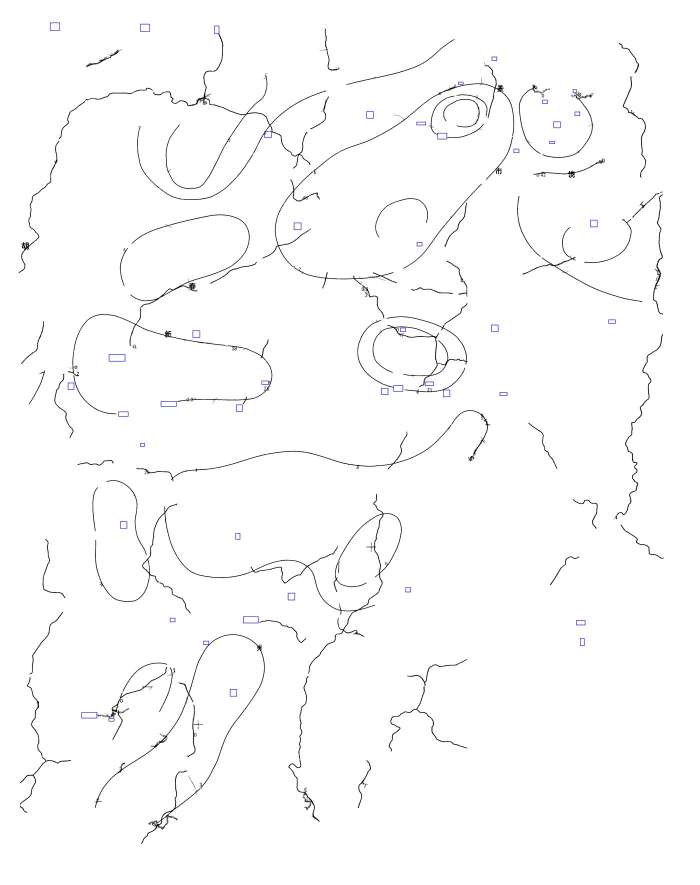
#> input picture cache/1h-Cv_overlay.jpg, 1400 x 1769 px (shown at 1/2 size)
$ python read_marks.py --image ../cache/1h-Cv_overlay.jpg --out-dir out
#> lines starting #> are read from the running program, lines starting #| are printed output that depends on the picture; after the words box and inside, x2 and y2 are one past the last pixel; in counts of white or black regions, pixels touching at a corner belong together
#> in main, im is the input picture: PIL image 1400x1769 RGB; mean R, G, B 251.5, 251.5, 251.6
# -*- coding: utf-8 -*-
"""
从人工标注图（用户用黑色椭圆圈出每根等值线的值）中提取所有椭圆圈，逐个裁图放大，
拼成一页供读值，并输出每个圈的中心坐标（供与线位编号对照）。
用法: python read_marks.py --image <标注图> --out-dir DIR [--min 40 --max 170]
"""
import argparse, json, os, sys
import numpy as np
from PIL import Image, ImageDraw

sys.path.insert(0, os.path.dirname(os.path.abspath(__file__)))


def dark_mask(path, thr=80):
#> called with path = '../cache/1h-Cv_overlay.jpg', thr = 80
    a = np.asarray(Image.open(path).convert('RGB')).astype(np.int16)
    return (a.max(axis=2) < thr)
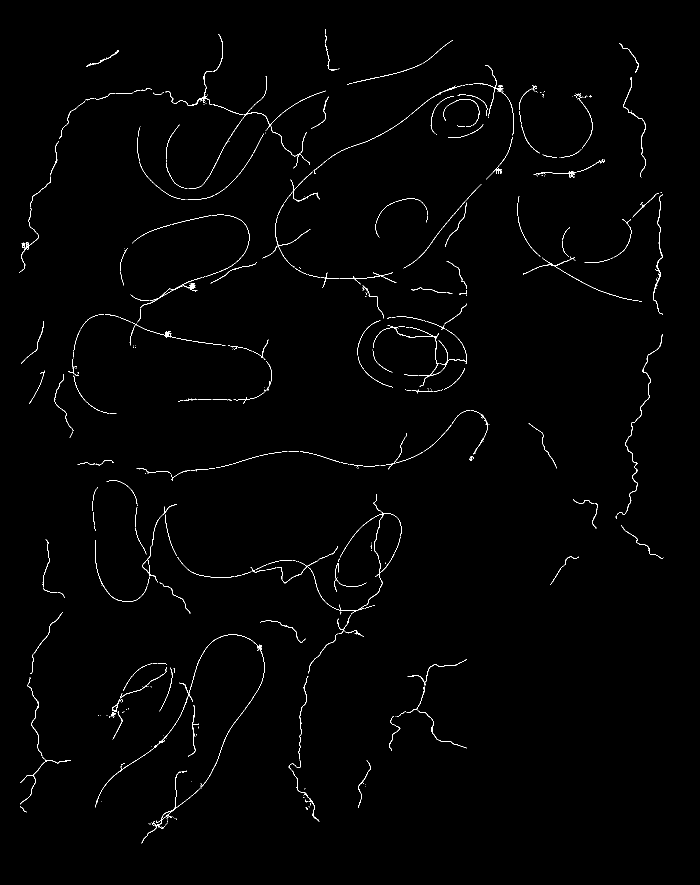
#> returned value: shape (1769, 1400) bool (shown at 1/2 size); 0.9% white in thin lines or dots, all inside (x1, y1, x2, y2) = (38, 58, 1327, 1687)


def runs_per_row(mask):
    runs = []
    mv = mask.view(np.int8)
    for y in range(mask.shape[0]):
        row = mv[y]
        if not row.any():
            continue
        d = np.diff(np.concatenate(([0], row, [0])))
        for s, e in zip(np.flatnonzero(d == 1), np.flatnonzero(d == -1)):
            runs.append((y, int(s), int(e)))
#> after the loop, runs = 12657 items, first 6: (58, 651, 652), (59, 651, 652), (60, 650, 652), (61, 650, 651), (62, 650, 651), (63, 650, 651)
    return runs


def group_runs(runs):
    n = len(runs)
#> n = 12657
    parent = list(range(n))
    def find(x):
        r = x
        while parent[r] != r:
            r = parent[r]
        while parent[x] != r:
            parent[x], x = r, parent[x]
        return r
    by_row = {}
    for i, (y, s, e) in enumerate(runs):
        by_row.setdefault(y, []).append(i)
#> this loop made 12657 passes
#> after the loop, by_row = 1629 items
    for y, idxs in by_row.items():
        nxt = by_row.get(y + 1)
        if not nxt:
            continue
        for i in idxs:
            _, s1, e1 = runs[i]
            for j in nxt:
                _, s2, e2 = runs[j]
                if s2 <= e1 + 1 and s1 <= e2 + 1:
                    ra, rb = find(i), find(j)
                    if ra != rb:
                        parent[rb] = ra
#> this loop made 1629 passes
#> (idxs, nxt) on passes 1 to 3: ([0], [1]), ([1], [2]), ([2], [3])
#> after the loop, parent = 12657 values, max 12614 at index 12520, min 0 at index 0, mean 5928.8
    groups = {}
    for i in range(n):
        groups.setdefault(find(i), []).append(runs[i])
#> after the loop, groups = 298 items
    return list(groups.values())


def main():
    ap = argparse.ArgumentParser()
    ap.add_argument('--image', required=True)
    ap.add_argument('--out-dir', required=True)
    ap.add_argument('--min', type=int, default=38)
    ap.add_argument('--max', type=int, default=190)
    ap.add_argument('--thr', type=int, default=80)
    a = ap.parse_args()
    os.makedirs(a.out_dir, exist_ok=True)
    im = Image.open(a.image).convert('RGB')
    mask = dark_mask(a.image, a.thr)
    groups = group_runs(runs_per_row(mask))
#> groups = 298 items
    cands = []
    for g in groups:
        x0 = min(r[1] for r in g); x1 = max(r[2] for r in g)
        y0 = min(r[0] for r in g); y1 = max(r[0] for r in g)
        w, h = x1 - x0, y1 - y0
        npix = sum(r[2] - r[1] for r in g)
        if not (a.min <= w <= a.max and a.min <= h <= a.max):
            continue
        if not (0.45 <= w / max(h, 1) <= 2.2):
            continue
        fill = npix / max(w * h, 1)
        if not (0.04 <= fill <= 0.42):      # 空心环
            continue
        # 四角应为空（椭圆特征）
        k = max(int(min(w, h) * 0.25), 4)
        sub = mask[y0:y1 + 1, x0:x1 + 1]
        corners = (sub[:k, :k].mean() + sub[:k, -k:].mean() + sub[-k:, :k].mean() + sub[-k:, -k:].mean()) / 4
        if corners > 0.22:
            continue
        cands.append(dict(cx=(x0 + x1) // 2, cy=(y0 + y1) // 2, w=w, h=h, npix=npix,
                          fill=round(float(fill), 3)))
#> this loop made 298 passes
#> (x0, x1, y0, y1, w, h, npix) on passes 1 to 3: (650, 652, 58, 68, 2, 10, 12), (426, 446, 68, 142, 20, 74, 110), (651, 653, 70, 85, 2, 15, 20)
    cands.sort(key=lambda c: (c['cy'], c['cx']))
    print('检出椭圆圈:', len(cands))
#| 检出椭圆圈: 11
    json.dump(cands, open(os.path.join(a.out_dir, 'marks.json'), 'w', encoding='utf-8'),
              ensure_ascii=False, indent=1)
    # 拼图（放大 4 倍）
    tile = (300, 220); cols = 5; sc = 4
    rows = max((len(cands) + cols - 1) // cols, 1)
    cv = Image.new('RGB', (cols * tile[0], rows * (tile[1] + 20)), (255, 255, 255))
#> cv: PIL image 1500x720 RGB; every value is 255
    dr = ImageDraw.Draw(cv)
    for i, c in enumerate(cands):
        half_w, half_h = tile[0] // (2 * sc) + 6, tile[1] // (2 * sc) + 6
        box = (max(c['cx'] - half_w, 0), max(c['cy'] - half_h, 0),
               min(c['cx'] + half_w, im.size[0]), min(c['cy'] + half_h, im.size[1]))
        crop = im.crop(box).resize((tile[0] - 8, tile[1] - 8))
        r, cc = divmod(i, cols)
        cv.paste(crop, (cc * tile[0] + 4, r * (tile[1] + 20) + 18))
        dr.text((cc * tile[0] + 4, r * (tile[1] + 20) + 3),
                '#%d (%d,%d)' % (i, c['cx'], c['cy']), fill=(0, 0, 200))
#> this loop made 11 passes
#> pass 1, in main, `crop = im.crop(box).resize((tile[0] - 8, tile[1] - 8))`:
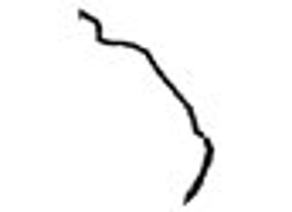
#> crop: PIL image 292x212 RGB; min 0, max 255, mean 248.3
#> pass 2, in main, `crop = im.crop(box).resize((tile[0] - 8, tile[1] - 8))`:
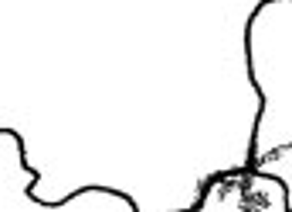
#> crop: PIL image 292x212 RGB; min 0, max 255, mean 237.5
#> pass 3, in main, `crop = im.crop(box).resize((tile[0] - 8, tile[1] - 8))`:
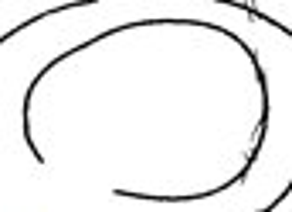
#> crop: PIL image 292x212 RGB; mean R, G, B 238, 238, 238
#> after the loop:
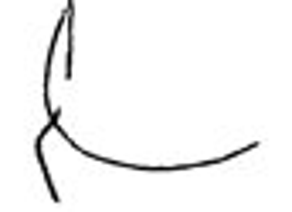
#> crop: PIL image 292x212 RGB; min 0, max 255, mean 244.9
#> after the loop:
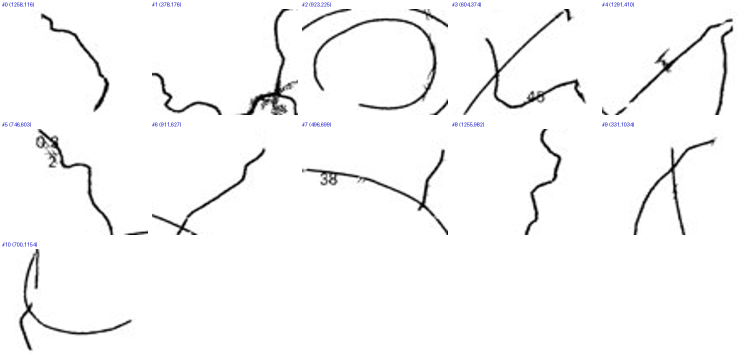
#> cv: PIL image 1500x720 RGB (shown at 1/2 size); mean R, G, B 247.7, 247.7, 247.9
    out = os.path.join(a.out_dir, 'marks_montage.jpg')
    cv.save(out, quality=93)
    print('拼图:', out, cv.size)
#| 拼图: out/marks_montage.jpg (1500, 720)
    # 在原图上标出检出结果，便于核对是否有遗漏
    ov = im.copy()
    d2 = ImageDraw.Draw(ov)
    for i, c in enumerate(cands):
        d2.rectangle((c['cx'] - c['w'] // 2 - 4, c['cy'] - c['h'] // 2 - 4,
                      c['cx'] + c['w'] // 2 + 4, c['cy'] + c['h'] // 2 + 4),
                     outline=(0, 150, 0), width=3)
        d2.text((c['cx'] + c['w'] // 2, c['cy'] - c['h'] // 2), '#%d' % i, fill=(0, 120, 0))
    ov.save(os.path.join(a.out_dir, 'marks_overlay.jpg'), quality=88)
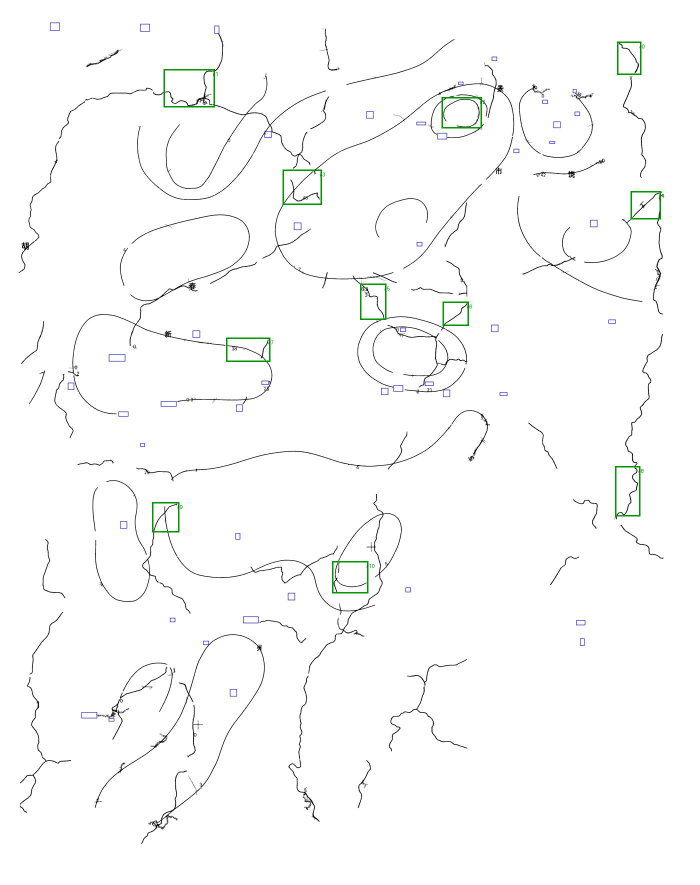
#> saved as marks_overlay.jpg: PIL image 1400x1769 RGB (shown at 1/2 size); mean R, G, B 250.6, 251.1, 250.7


if __name__ == '__main__':
    main()

$ run again, on cache/6h-Cv_overlay.jpg
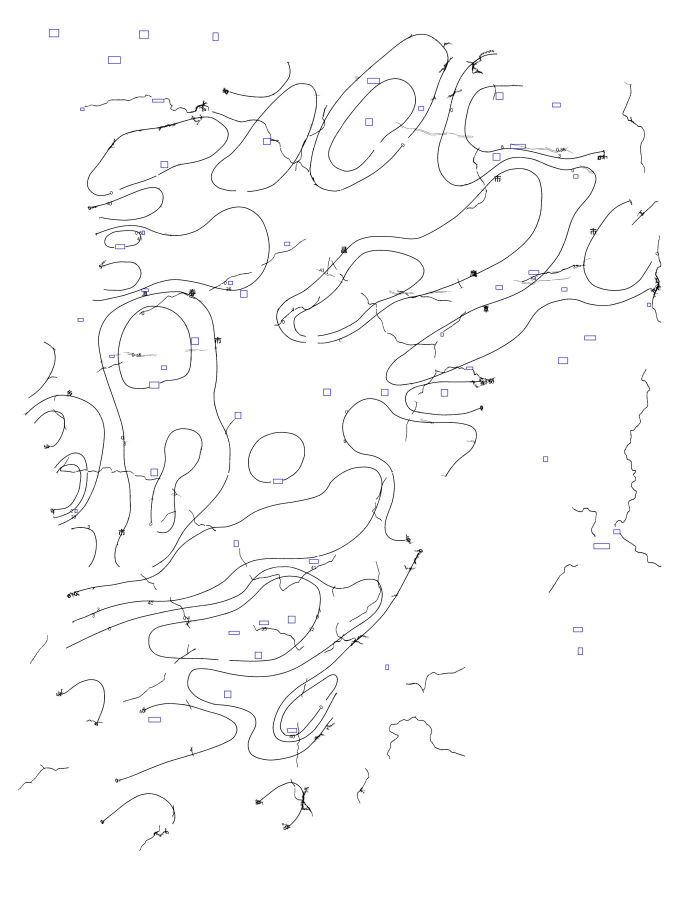
#> input picture cache/6h-Cv_overlay.jpg, 1355 x 1794 px (shown at 1/2 size)
#> in main, im is the input picture: PIL image 1355x1794 RGB; mean R, G, B 250.4, 250.4, 250.6
#> in dark_mask, `return (a.max(axis=2) < thr)`:
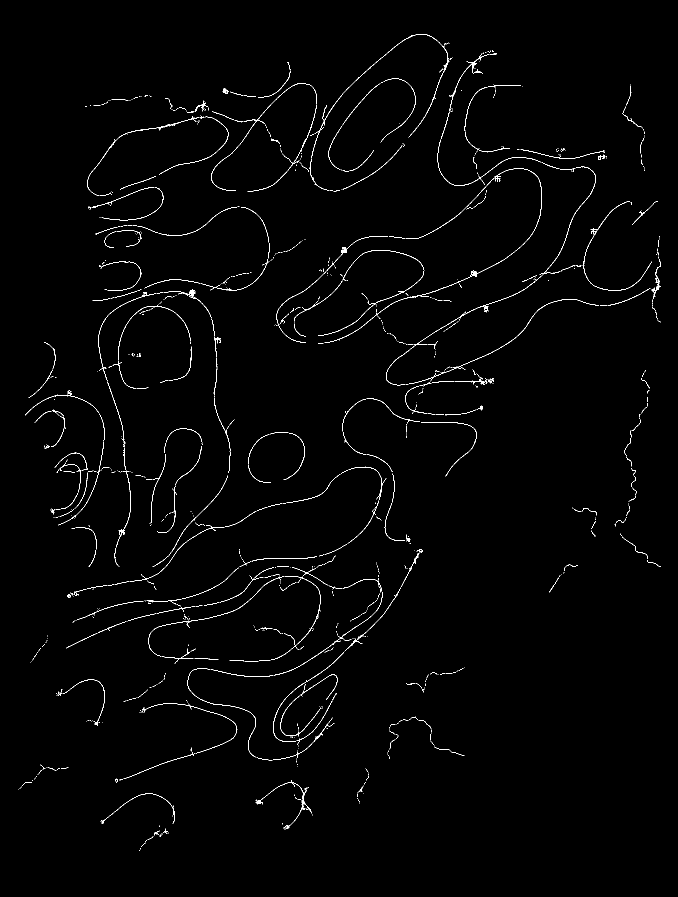
#> returned value: shape (1794, 1355) bool (shown at 1/2 size); 1.2% white in thin lines or dots, all inside (x1, y1, x2, y2) = (36, 68, 1322, 1702)
#> after the loop in runs_per_row, `for y in range(mask.shape[0]):`: runs = 15208 items, first 6: (68, 837, 850), (69, 831, 837), (69, 850, 855), (70, 822, 823), (70, 827, 831), (70, 854, 857)
#> n = 15208
#> the loop in group_runs, `for i, (y, s, e) in enumerate(runs):` made 15208 passes
#> after the loop in group_runs, `for i, (y, s, e) in enumerate(runs):`: by_row = 1630 items
#> the loop in group_runs, `for y, idxs in by_row.items():` made 1630 passes
#> (idxs, nxt) on passes 1 to 3: ([0], [1, 2]), ([1, 2], [3, 4, 5]), ([3, 4, 5], [6, 7, 8])
#> after the loop in group_runs, `for y, idxs in by_row.items():`: parent = 15208 values, max 15205 at index 15205, min 0 at index 1, mean 7119.6
#> after the loop in group_runs, `for i in range(n):`: groups = 611 items
#> the loop in main, `for g in groups:` made 611 passes
#> g on passes 28 to 30: [(191, 298, 299), (192, 300, 302), (193, 301, 303)], [(193, 278, 281)], [(193, 283, 284)]
#| 检出椭圆圈: 5
#> the loop in main, `for i, c in enumerate(cands):` made 5 passes
#| 拼图: out/marks_montage.jpg (1500, 240)
#> in main, `ov.save(os.path.join(a.out_dir, 'marks_overlay.jpg'), quality=88)`:
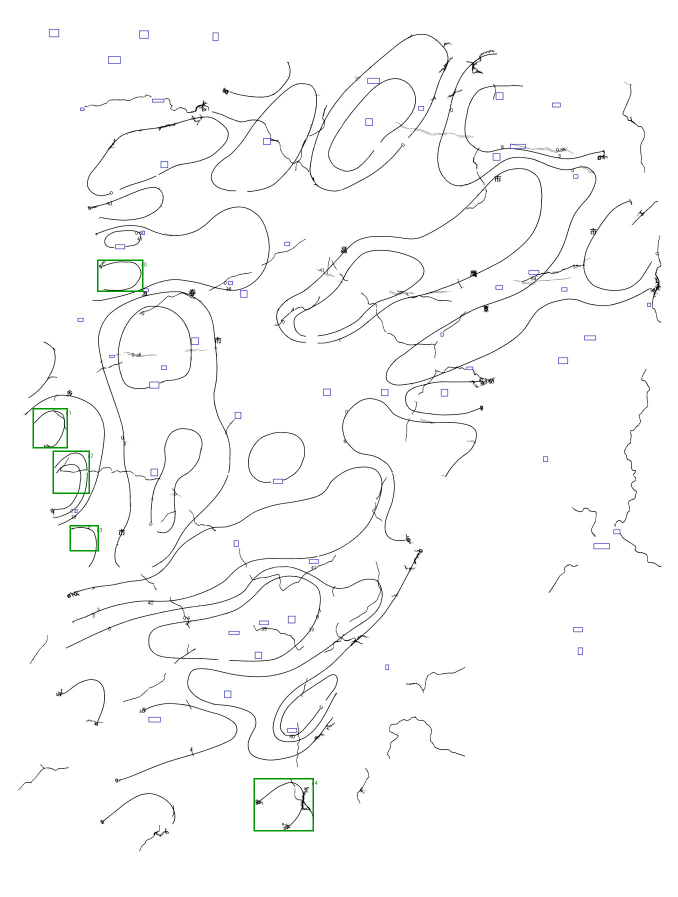
#> saved as marks_overlay.jpg: PIL image 1355x1794 RGB (shown at 1/2 size); mean R, G, B 249.9, 250.2, 250.1

$ run again, on cache/1h-Pa_overlay.jpg
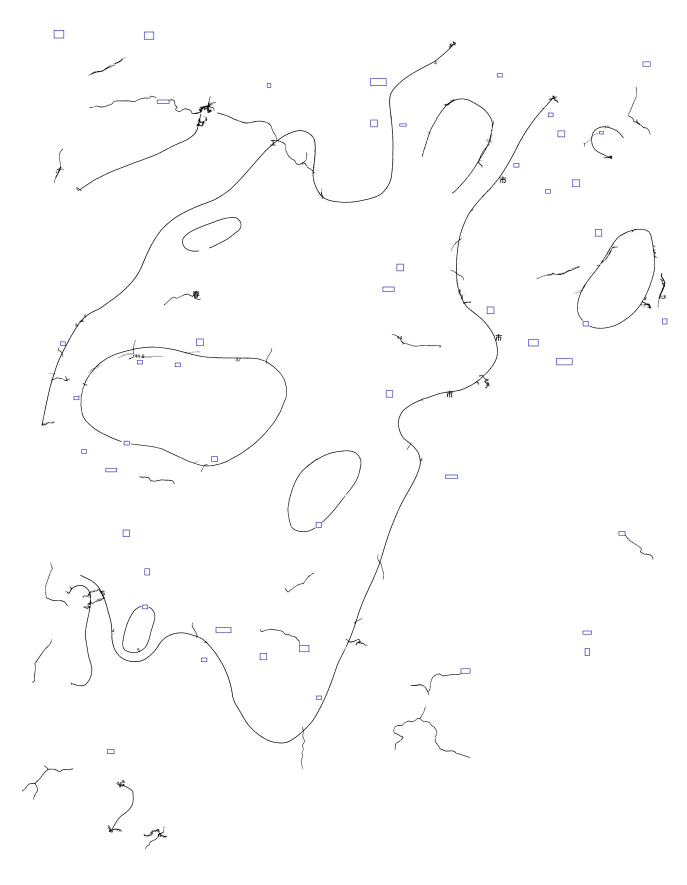
#> input picture cache/1h-Pa_overlay.jpg, 1373 x 1769 px (shown at 1/2 size)
#> in main, im is the input picture: PIL image 1373x1769 RGB; mean R, G, B 253, 253, 253.1
#> in dark_mask, `return (a.max(axis=2) < thr)`:
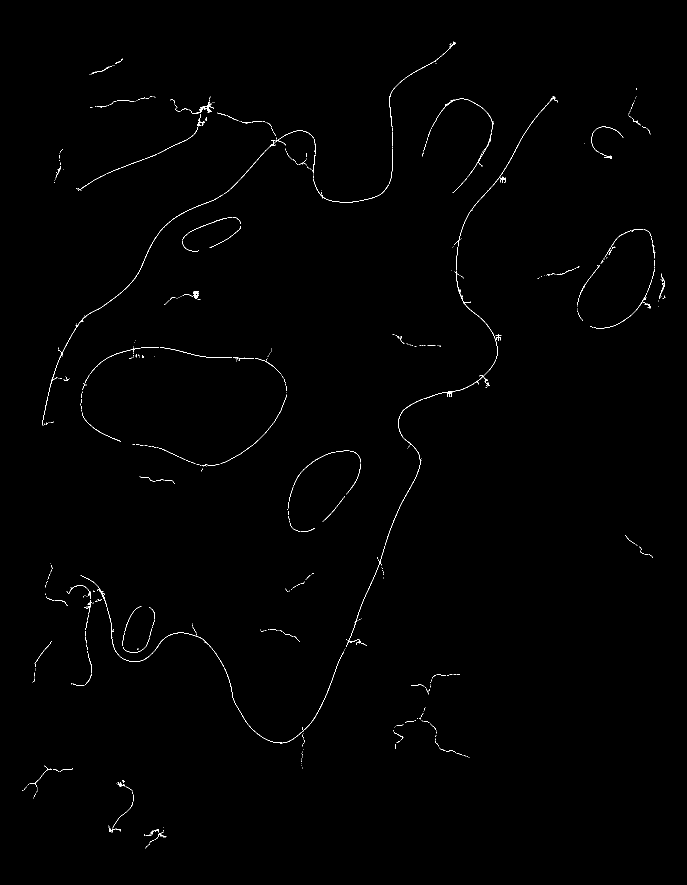
#> returned value: shape (1769, 1373) bool (shown at 1/2 size); 0.47% white in thin lines or dots, all inside (x1, y1, x2, y2) = (44, 83, 1331, 1697)
#> after the loop in runs_per_row, `for y in range(mask.shape[0]):`: runs = 6884 items, first 6: (83, 906, 907), (84, 906, 909), (85, 906, 907), (85, 908, 911), (86, 909, 911), (87, 901, 903)
#> n = 6884
#> the loop in group_runs, `for i, (y, s, e) in enumerate(runs):` made 6884 passes
#> after the loop in group_runs, `for i, (y, s, e) in enumerate(runs):`: by_row = 1604 items
#> the loop in group_runs, `for y, idxs in by_row.items():` made 1604 passes
#> (idxs, nxt) on passes 1 to 3: ([0], [1]), ([1], [2, 3]), ([2, 3], [4])
#> after the loop in group_runs, `for y, idxs in by_row.items():`: parent = 6884 values, max 6874 at index 6874, min 0 at index 0, mean 3176.9
#> after the loop in group_runs, `for i in range(n):`: groups = 368 items
#> the loop in main, `for g in groups:` made 368 passes
#> (x0, x1, y0, y1, w, h, npix) on passes 3, 5, 6: (230, 245, 117, 127, 15, 10, 28), (179, 229, 130, 149, 50, 19, 74), (1272, 1273, 176, 179, 1, 3, 4)
#| 检出椭圆圈: 2
#> the loop in main, `for i, c in enumerate(cands):` made 2 passes
#> after the loop in main, `for i, c in enumerate(cands):`:
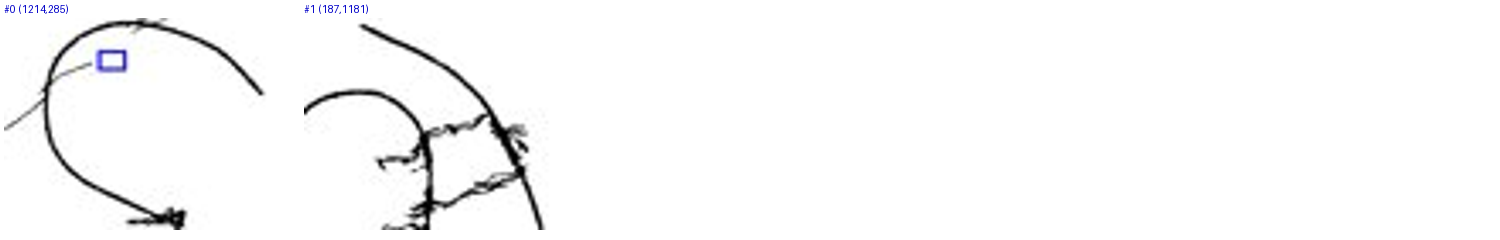
#> cv: PIL image 1500x240 RGB; mean R, G, B 249.1, 249.2, 249.4
#| 拼图: out/marks_montage.jpg (1500, 240)
